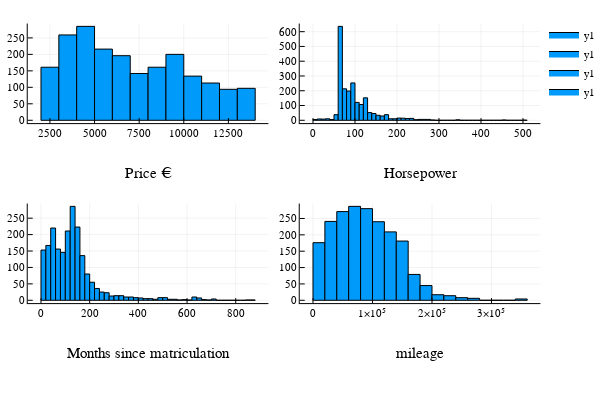

The notebook cell saved with this chart:
### Code cell
h1 = histogram(df.price, xlabel="Price €", bottom_margin = 15mm) 
h2 = histogram(df.hp, xlabel="Horsepower", bottom_margin = 15mm)
h3 = histogram(df.months_old, xlabel = "Months since matriculation", bottom_margin = 15mm)
h4 = histogram(df.km, xlabel = "mileage", bottom_margin = 15mm)
l = @layout [
     a{0.5h} b{0.5h}
     c{0.5h} d{0.5h}
]
plot(h1, h2, h3, h4, layout=l)
